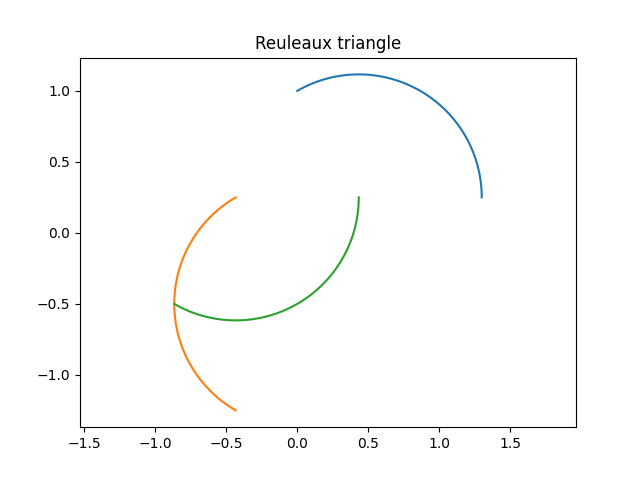

Write Python code to recreate this figure.
import numpy as np
import matplotlib.pyplot as plt

# Define vertices of equilateral triangle
a = 1
v1 = np.array([0, a])
v2 = np.array([np.sqrt(3)/2*a, -1/2*a])
v3 = np.array([-np.sqrt(3)/2*a, -1/2*a])

# Define centers of circles
c1 = (v1 + v2)/2
c2 = (v2 + v3)/2
c3 = (v3 + v1)/2

# Define radius of circles
r = np.sqrt(3)/2*a

# Define angles for drawing arcs
t = np.linspace(0, 2*np.pi/3, 100)

# Define vertices of Reuleaux triangle
p1 = c1 + r*np.array([np.cos(t), np.sin(t)]).T
p2 = c2 + r*np.array([np.cos(t + 2*np.pi/3), np.sin(t + 2*np.pi/3)]).T
p3 = c3 + r*np.array([np.cos(t + 4*np.pi/3), np.sin(t + 4*np.pi/3)]).T

# Plot Reuleaux triangle
plt.plot(p1[:,0], p1[:,1])
plt.plot(p2[:,0], p2[:,1])
plt.plot(p3[:,0], p3[:,1])
plt.axis('equal')
plt.title('Reuleaux triangle')
plt.show()
